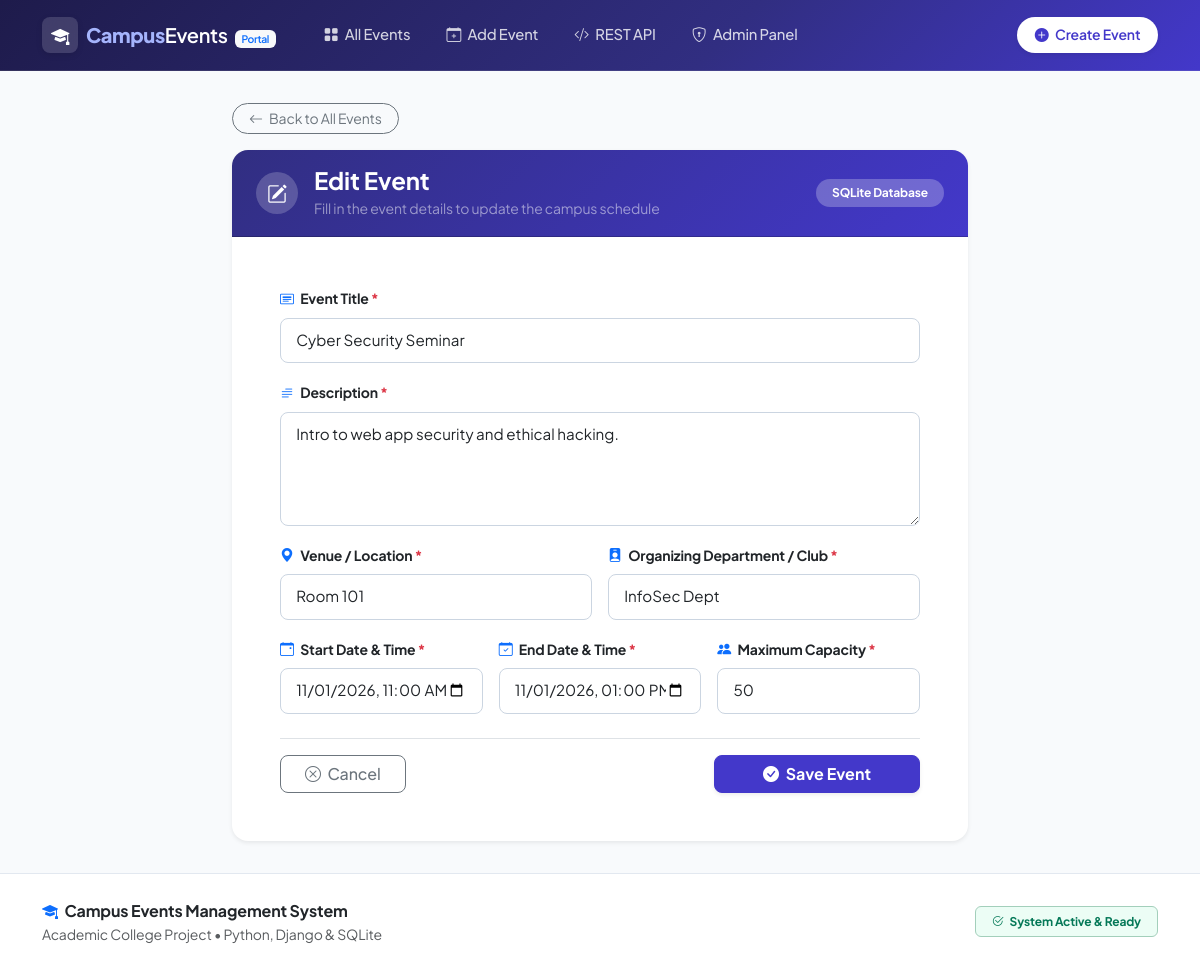
The app's page /events/5/edit/ with its own data.
### events/models.py (models this page shows, shortened)
class Event(models.Model):
    title = models.CharField(max_length=200)
    description = models.TextField()
    location = models.CharField(max_length=200)
    start_time = models.DateTimeField()
    end_time = models.DateTimeField()
    organizer = models.CharField(max_length=100)
    capacity = models.PositiveIntegerField(default=50)
    created_at = models.DateTimeField(auto_now_add=True)
    updated_at = models.DateTimeField(auto_now=True)
    class Meta:
        ordering = ['-start_time']

### events/views.py (the view)
# urls.py: path('events/<int:pk>/edit/', views.event_update, name='event_update'),
def event_update(request, pk):
    event = get_object_or_404(Event, pk=pk)
    if request.method == 'POST':
        form = EventForm(request.POST, instance=event)
        if form.is_valid():
            form.save()
            messages.success(request, 'Event updated successfully!')
            return redirect('events:event_list')
        else:
            messages.error(request, 'Please correct the errors in the form.')
    else:
        form = EventForm(instance=event)
    return render(request, 'events/event_form.html', {'form': form, 'title': 'Edit Event', 'event': event})

### events/templates/events/event_form.html (shortened to what this page needs)
{% extends 'base.html' %}
{% block content %}
<div class="row justify-content-center my-2">
    <div class="col-lg-8 col-md-10">
        <div class="mb-3">
            <a href="{% url 'events:event_list' %}" class="btn btn-outline-secondary btn-sm rounded-pill px-3">
                <i class="bi bi-arrow-left me-1"></i> Back to All Events
            </a>
        </div>
        <div class="card shadow-sm border-0 rounded-4 overflow-hidden">
            <div class="card-header bg-gradient-primary text-white py-3 px-4 d-flex align-items-center justify-content-between">
                <div class="d-flex align-items-center gap-3">
                    <div class="form-header-icon rounded-circle d-flex align-items-center justify-content-center">
                        {% if 'Edit' in title %}
                            <i class="bi bi-pencil-square fs-5"></i>
                        {% else %}
                            <i class="bi bi-calendar-plus-fill fs-5"></i>
                        {% endif %}
                    </div>
                    <div>
                        <h4 class="mb-0 fw-bold">{{ title }}</h4>
                        <small class="text-white-50">Fill in the event details to update the campus schedule</small>
                    </div>
                </div>
                <span class="badge bg-white bg-opacity-25 text-white px-3 py-2 rounded-pill small">
                    SQLite Database
                </span>
            </div>
            <div class="card-body p-4 p-md-5">
                <form method="POST" novalidate>
                    <div class="mb-3">
                        <label for="{{ form.title.id_for_label }}" class="form-label fw-bold text-dark small">
                            <i class="bi bi-card-heading text-primary me-1"></i> Event Title <span class="text-danger">*</span>
                        </label>
                        {{ form.title }}
                    </div>
                    <div class="mb-3">
                        <label for="{{ form.description.id_for_label }}" class="form-label fw-bold text-dark small">
                            <i class="bi bi-text-paragraph text-primary me-1"></i> Description <span class="text-danger">*</span>
                        </label>
                        {{ form.description }}
                    </div>
                    <div class="row g-3 mb-3">
                        <div class="col-md-6">
                            <label for="{{ form.location.id_for_label }}" class="form-label fw-bold text-dark small">
                                <i class="bi bi-geo-alt-fill text-primary me-1"></i> Venue / Location <span class="text-danger">*</span>
                            </label>
                            {{ form.location }}
                        </div>
                        <div class="col-md-6">
                            <label for="{{ form.organizer.id_for_label }}" class="form-label fw-bold text-dark small">
                                <i class="bi bi-person-badge-fill text-primary me-1"></i> Organizing Department / Club <span class="text-danger">*</span>
                            </label>
                            {{ form.organizer }}
                        </div>
                    </div>
                    <div class="row g-3 mb-4">
                        <div class="col-md-4">
                            <label for="{{ form.start_time.id_for_label }}" class="form-label fw-bold text-dark small">
                                <i class="bi bi-calendar-event text-primary me-1"></i> Start Date &amp; Time <span class="text-danger">*</span>
                            </label>
                            {{ form.start_time }}
                        </div>
                        <div class="col-md-4">
                            <label for="{{ form.end_time.id_for_label }}" class="form-label fw-bold text-dark small">
                                <i class="bi bi-calendar-check text-primary me-1"></i> End Date &amp; Time <span class="text-danger">*</span>
                            </label>
                            {{ form.end_time }}
                        </div>
                        <div class="col-md-4">
                            <label for="{{ form.capacity.id_for_label }}" class="form-label fw-bold text-dark small">
                                <i class="bi bi-people-fill text-primary me-1"></i> Maximum Capacity <span class="text-danger">*</span>
                            </label>
                            {{ form.capacity }}
                        </div>
                    </div>
                    <div class="d-flex justify-content-between align-items-center pt-3 border-top">
                        <a href="{% url 'events:event_list' %}" class="btn btn-outline-secondary px-4 rounded-3 fw-medium">
                            <i class="bi bi-x-circle me-1"></i> Cancel
                        </a>
                        <button type="submit" class="btn btn-primary px-5 rounded-3 fw-bold shadow-sm">
                            <i class="bi bi-check-circle-fill me-1"></i> Save Event
                        </button>
                    </div>
                </form>
            </div>
        </div>
    </div>
</div>
{% endblock %}

### static/css/style.css (style rules this page uses)
:root { --primary: #4338ca; --primary-dark: #312e81; --primary-light: #6366f1; --primary-subtle: #e0e7ff; --dark: #0f172a; --slate: #334155; --slate-light: #64748b; --background: #f8fafc; --surface: #ffffff; --border: #e2e8f0; --border-hover: #cbd5e1; --radius: 12px; --font-sans: 'Plus Jakarta Sans', system-ui, -apple-system, BlinkMacSystemFont, 'Segoe UI', Roboto, sans-serif; }
body { font-family: var(--font-sans); background-color: var(--background); color: var(--slate); line-height: 1.6; letter-spacing: -0.01em; }
.bg-gradient-primary { background: linear-gradient(135deg, #312e81 0%, #4338ca 100%) !important; }
.form-header-icon { width: 42px; height: 42px; background: rgba(255, 255, 255, 0.2); backdrop-filter: blur(4px); }
.form-control, .form-select { padding: 0.65rem 0.95rem; font-size: 0.95rem; border-radius: 8px; border: 1px solid #cbd5e1; transition: border-color 0.15s ease, box-shadow 0.15s ease; }
.btn-primary { background-color: var(--primary); border-color: var(--primary); }

### records on screen
Event: title "Cyber Security Seminar", description "Intro to web app security and ethical hacking.", location "Room 101", organizer "InfoSec Dept", start_time "11/01/2026 11:00", end_time "11/01/2026 13:00", capacity "50"

### other values on screen
{{ title }} "Edit Event"
